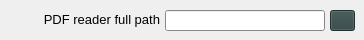
    <widget class="QWidget" name="tab">
     <attribute name="title">
      <string>APPLICATION PARAMETERS</string>
     </attribute>
     <widget class="QPushButton" name="pushButton_choose_repertoire_systeme_latex">
      <property name="geometry">
       <rect>
        <x>330</x>
        <y>10</y>
        <width>25</width>
        <height>21</height>
       </rect>
      </property>
      <property name="palette">
       <palette>
        <active>
         <colorrole role="WindowText">
          <brush brushstyle="SolidPattern">
           <color alpha="255">
            <red>255</red>
            <green>255</green>
            <blue>255</blue>
           </color>
          </brush>
         </colorrole>
         <colorrole role="Button">
          <brush brushstyle="SolidPattern">
           <color alpha="255">
            <red>47</red>
            <green>67</green>
            <blue>67</blue>
           </color>
          </brush>
         </colorrole>
         <colorrole role="Light">
          <brush brushstyle="SolidPattern">
           <color alpha="255">
            <red>70</red>
            <green>100</green>
            <blue>100</blue>
           </color>
          </brush>
         </colorrole>
         <colorrole role="Midlight">
          <brush brushstyle="SolidPattern">
           <color alpha="255">
            <red>58</red>
            <green>83</green>
            <blue>83</blue>
           </color>
          </brush>
         </colorrole>
         <colorrole role="Dark">
          <brush brushstyle="SolidPattern">
           <color alpha="255">
            <red>23</red>
            <green>33</green>
            <blue>33</blue>
           </color>
          </brush>
         </colorrole>
         <colorrole role="Mid">
          <brush brushstyle="SolidPattern">
           <color alpha="255">
            <red>31</red>
            <green>44</green>
            <blue>44</blue>
           </color>
          </brush>
         </colorrole>
         <colorrole role="Text">
          <brush brushstyle="SolidPattern">
           <color alpha="255">
            <red>255</red>
            <green>255</green>
            <blue>255</blue>
           </color>
          </brush>
         </colorrole>
         <colorrole role="BrightText">
          <brush brushstyle="SolidPattern">
           <color alpha="255">
            <red>255</red>
            <green>255</green>
            <blue>255</blue>
           </color>
          </brush>
         </colorrole>
         <colorrole role="ButtonText">
          <brush brushstyle="SolidPattern">
           <color alpha="255">
            <red>255</red>
            <green>255</green>
            <blue>255</blue>
           </color>
          </brush>
         </colorrole>
         <colorrole role="Base">
          <brush brushstyle="SolidPattern">
           <color alpha="255">
            <red>0</red>
            <green>0</green>
            <blue>0</blue>
           </color>
          </brush>
         </colorrole>
         <colorrole role="Window">
          <brush brushstyle="SolidPattern">
           <color alpha="255">
            <red>47</red>
            <green>67</green>
            <blue>67</blue>
           </color>
          </brush>
         </colorrole>
         <colorrole role="Shadow">
          <brush brushstyle="SolidPattern">
           <color alpha="255">
            <red>0</red>
            <green>0</green>
            <blue>0</blue>
           </color>
          </brush>
         </colorrole>
         <colorrole role="AlternateBase">
          <brush brushstyle="SolidPattern">
           <color alpha="255">
            <red>23</red>
            <green>33</green>
            <blue>33</blue>
           </color>
          </brush>
         </colorrole>
         <colorrole role="ToolTipBase">
          <brush brushstyle="SolidPattern">
           <color alpha="255">
            <red>255</red>
            <green>255</green>
            <blue>220</blue>
           </color>
          </brush>
         </colorrole>
         <colorrole role="ToolTipText">
          <brush brushstyle="SolidPattern">
           <color alpha="255">
            <red>0</red>
            <green>0</green>
            <blue>0</blue>
           </color>
          </brush>
         </colorrole>
         <colorrole role="PlaceholderText">
          <brush brushstyle="NoBrush">
           <color alpha="128">
            <red>255</red>
            <green>255</green>
            <blue>255</blue>
           </color>
          </brush>
         </colorrole>
        </active>
        <inactive>
         <colorrole role="WindowText">
          <brush brushstyle="SolidPattern">
           <color alpha="255">
            <red>255</red>
            <green>255</green>
            <blue>255</blue>
           </color>
          </brush>
         </colorrole>
         <colorrole role="Button">
          <brush brushstyle="SolidPattern">
           <color alpha="255">
            <red>47</red>
            <green>67</green>
            <blue>67</blue>
           </color>
          </brush>
         </colorrole>
         <colorrole role="Light">
          <brush brushstyle="SolidPattern">
           <color alpha="255">
            <red>70</red>
            <green>100</green>
            <blue>100</blue>
           </color>
          </brush>
         </colorrole>
         <colorrole role="Midlight">
          <brush brushstyle="SolidPattern">
           <color alpha="255">
            <red>58</red>
            <green>83</green>
            <blue>83</blue>
           </color>
          </brush>
         </colorrole>
         <colorrole role="Dark">
          <brush brushstyle="SolidPattern">
           <color alpha="255">
            <red>23</red>
            <green>33</green>
            <blue>33</blue>
           </color>
          </brush>
         </colorrole>
         <colorrole role="Mid">
          <brush brushstyle="SolidPattern">
           <color alpha="255">
            <red>31</red>
            <green>44</green>
            <blue>44</blue>
           </color>
          </brush>
         </colorrole>
         <colorrole role="Text">
          <brush brushstyle="SolidPattern">
           <color alpha="255">
            <red>255</red>
            <green>255</green>
            <blue>255</blue>
           </color>
          </brush>
         </colorrole>
         <colorrole role="BrightText">
          <brush brushstyle="SolidPattern">
           <color alpha="255">
            <red>255</red>
            <green>255</green>
            <blue>255</blue>
           </color>
          </brush>
         </colorrole>
         <colorrole role="ButtonText">
          <brush brushstyle="SolidPattern">
           <color alpha="255">
            <red>255</red>
            <green>255</green>
            <blue>255</blue>
           </color>
          </brush>
         </colorrole>
         <colorrole role="Base">
          <brush brushstyle="SolidPattern">
           <color alpha="255">
            <red>0</red>
            <green>0</green>
            <blue>0</blue>
           </color>
          </brush>
         </colorrole>
         <colorrole role="Window">
          <brush brushstyle="SolidPattern">
           <color alpha="255">
            <red>47</red>
            <green>67</green>
            <blue>67</blue>
           </color>
          </brush>
         </colorrole>
         <colorrole role="Shadow">
          <brush brushstyle="SolidPattern">
           <color alpha="255">
            <red>0</red>
            <green>0</green>
            <blue>0</blue>
           </color>
          </brush>
         </colorrole>
         <colorrole role="AlternateBase">
          <brush brushstyle="SolidPattern">
           <color alpha="255">
            <red>23</red>
            <green>33</green>
            <blue>33</blue>
           </color>
          </brush>
         </colorrole>
         <colorrole role="ToolTipBase">
          <brush brushstyle="SolidPattern">
           <color alpha="255">
            <red>255</red>
            <green>255</green>
            <blue>220</blue>
           </color>
          </brush>
         </colorrole>
         <colorrole role="ToolTipText">
          <brush brushstyle="SolidPattern">
           <color alpha="255">
            <red>0</red>
            <green>0</green>
            <blue>0</blue>
           </color>
          </brush>
         </colorrole>
         <colorrole role="PlaceholderText">
          <brush brushstyle="NoBrush">
           <color alpha="128">
            <red>255</red>
            <green>255</green>
            <blue>255</blue>
           </color>
          </brush>
         </colorrole>
        </inactive>
        <disabled>
         <colorrole role="WindowText">
          <brush brushstyle="SolidPattern">
           <color alpha="255">
            <red>23</red>
            <green>33</green>
            <blue>33</blue>
           </color>
          </brush>
         </colorrole>
         <colorrole role="Button">
          <brush brushstyle="SolidPattern">
           <color alpha="255">
            <red>47</red>
            <green>67</green>
            <blue>67</blue>
           </color>
          </brush>
         </colorrole>
         <colorrole role="Light">
          <brush brushstyle="SolidPattern">
           <color alpha="255">
            <red>70</red>
            <green>100</green>
            <blue>100</blue>
           </color>
          </brush>
         </colorrole>
         <colorrole role="Midlight">
          <brush brushstyle="SolidPattern">
           <color alpha="255">
            <red>58</red>
            <green>83</green>
            <blue>83</blue>
           </color>
          </brush>
         </colorrole>
         <colorrole role="Dark">
          <brush brushstyle="SolidPattern">
           <color alpha="255">
            <red>23</red>
            <green>33</green>
            <blue>33</blue>
           </color>
          </brush>
         </colorrole>
         <colorrole role="Mid">
          <brush brushstyle="SolidPattern">
           <color alpha="255">
            <red>31</red>
            <green>44</green>
            <blue>44</blue>
           </color>
          </brush>
         </colorrole>
         <colorrole role="Text">
          <brush brushstyle="SolidPattern">
           <color alpha="255">
            <red>23</red>
            <green>33</green>
            <blue>33</blue>
           </color>
          </brush>
         </colorrole>
         <colorrole role="BrightText">
          <brush brushstyle="SolidPattern">
           <color alpha="255">
            <red>255</red>
            <green>255</green>
            <blue>255</blue>
           </color>
          </brush>
         </colorrole>
         <colorrole role="ButtonText">
          <brush brushstyle="SolidPattern">
           <color alpha="255">
            <red>23</red>
            <green>33</green>
            <blue>33</blue>
           </color>
          </brush>
         </colorrole>
         <colorrole role="Base">
          <brush brushstyle="SolidPattern">
           <color alpha="255">
            <red>47</red>
            <green>67</green>
            <blue>67</blue>
           </color>
          </brush>
         </colorrole>
         <colorrole role="Window">
          <brush brushstyle="SolidPattern">
           <color alpha="255">
            <red>47</red>
            <green>67</green>
            <blue>67</blue>
           </color>
          </brush>
         </colorrole>
         <colorrole role="Shadow">
          <brush brushstyle="SolidPattern">
           <color alpha="255">
            <red>0</red>
            <green>0</green>
            <blue>0</blue>
           </color>
          </brush>
         </colorrole>
         <colorrole role="AlternateBase">
          <brush brushstyle="SolidPattern">
           <color alpha="255">
            <red>47</red>
            <green>67</green>
            <blue>67</blue>
           </color>
          </brush>
         </colorrole>
         <colorrole role="ToolTipBase">
          <brush brushstyle="SolidPattern">
           <color alpha="255">
            <red>255</red>
            <green>255</green>
            <blue>220</blue>
           </color>
          </brush>
         </colorrole>
         <colorrole role="ToolTipText">
          <brush brushstyle="SolidPattern">
           <color alpha="255">
            <red>0</red>
            <green>0</green>
            <blue>0</blue>
           </color>
          </brush>
         </colorrole>
         <colorrole role="PlaceholderText">
          <brush brushstyle="NoBrush">
           <color alpha="128">
            <red>255</red>
            <green>255</green>
            <blue>255</blue>
           </color>
          </brush>
         </colorrole>
        </disabled>
       </palette>
      </property>
      <property name="toolTip">
       <string>Supprimer un article</string>
      </property>
      <property name="text">
       <string/>
      </property>
      <property name="icon">
       <iconset resource="../yr-db-runtime-verif.qrc">
        <normaloff>:/yr-db-runtime-verif-images/folder-sort.svg.png</normaloff>:/yr-db-runtime-verif-images/folder-sort.svg.png</iconset>
      </property>
     </widget>
     <widget class="QLabel" name="label">
      <property name="geometry">
       <rect>
        <x>0</x>
        <y>9</y>
        <width>160</width>
        <height>21</height>
       </rect>
      </property>
      <property name="font">
       <font>
        <pointsize>10</pointsize>
        <weight>50</weight>
        <bold>false</bold>
       </font>
      </property>
      <property name="toolTip">
       <string/>
      </property>
      <property name="text">
       <string>PDF reader full path</string>
      </property>
      <property name="alignment">
       <set>Qt::AlignRight|Qt::AlignTrailing|Qt::AlignVCenter</set>
      </property>
     </widget>
     <widget class="QLineEdit" name="lineEdit_pdf_reader_full_path">
      <property name="geometry">
       <rect>
        <x>165</x>
        <y>10</y>
        <width>160</width>
        <height>21</height>
       </rect>
      </property>
      <property name="palette">
       <palette>
        <active>
         <colorrole role="WindowText">
          <brush brushstyle="SolidPattern">
           <color alpha="255">
            <red>0</red>
            <green>0</green>
            <blue>0</blue>
           </color>
          </brush>
         </colorrole>
         <colorrole role="Button">
          <brush brushstyle="SolidPattern">
           <color alpha="255">
            <red>189</red>
            <green>189</green>
            <blue>189</blue>
           </color>
          </brush>
         </colorrole>
         <colorrole role="Light">
          <brush brushstyle="SolidPattern">
           <color alpha="255">
            <red>255</red>
            <green>255</green>
            <blue>255</blue>
           </color>
          </brush>
         </colorrole>
         <colorrole role="Midlight">
          <brush brushstyle="SolidPattern">
           <color alpha="255">
            <red>222</red>
            <green>222</green>
            <blue>222</blue>
           </color>
          </brush>
         </colorrole>
         <colorrole role="Dark">
          <brush brushstyle="SolidPattern">
           <color alpha="255">
            <red>94</red>
            <green>94</green>
            <blue>94</blue>
           </color>
          </brush>
         </colorrole>
         <colorrole role="Mid">
          <brush brushstyle="SolidPattern">
           <color alpha="255">
            <red>126</red>
            <green>126</green>
            <blue>126</blue>
           </color>
          </brush>
         </colorrole>
         <colorrole role="Text">
          <brush brushstyle="SolidPattern">
           <color alpha="255">
            <red>0</red>
            <green>0</green>
            <blue>0</blue>
           </color>
          </brush>
         </colorrole>
         <colorrole role="BrightText">
          <brush brushstyle="SolidPattern">
           <color alpha="255">
            <red>255</red>
            <green>255</green>
            <blue>255</blue>
           </color>
          </brush>
         </colorrole>
         <colorrole role="ButtonText">
          <brush brushstyle="SolidPattern">
           <color alpha="255">
            <red>0</red>
            <green>0</green>
            <blue>0</blue>
           </color>
          </brush>
         </colorrole>
         <colorrole role="Base">
          <brush brushstyle="SolidPattern">
           <color alpha="255">
            <red>255</red>
            <green>255</green>
            <blue>255</blue>
           </color>
          </brush>
         </colorrole>
         <colorrole role="Window">
          <brush brushstyle="SolidPattern">
           <color alpha="255">
            <red>189</red>
            <green>189</green>
            <blue>189</blue>
           </color>
          </brush>
         </colorrole>
         <colorrole role="Shadow">
          <brush brushstyle="SolidPattern">
           <color alpha="255">
            <red>0</red>
            <green>0</green>
            <blue>0</blue>
           </color>
          </brush>
         </colorrole>
         <colorrole role="Highlight">
          <brush brushstyle="SolidPattern">
           <color alpha="255">
            <red>0</red>
            <green>0</green>
            <blue>0</blue>
           </color>
          </brush>
         </colorrole>
         <colorrole role="HighlightedText">
          <brush brushstyle="SolidPattern">
           <color alpha="255">
            <red>2</red>
            <green>160</green>
            <blue>70</blue>
           </color>
          </brush>
         </colorrole>
         <colorrole role="AlternateBase">
          <brush brushstyle="SolidPattern">
           <color alpha="255">
            <red>222</red>
            <green>222</green>
            <blue>222</blue>
           </color>
          </brush>
         </colorrole>
         <colorrole role="ToolTipBase">
          <brush brushstyle="SolidPattern">
           <color alpha="255">
            <red>255</red>
            <green>255</green>
            <blue>220</blue>
           </color>
          </brush>
         </colorrole>
         <colorrole role="ToolTipText">
          <brush brushstyle="SolidPattern">
           <color alpha="255">
            <red>0</red>
            <green>0</green>
            <blue>0</blue>
           </color>
          </brush>
         </colorrole>
         <colorrole role="PlaceholderText">
          <brush brushstyle="NoBrush">
           <color alpha="128">
            <red>0</red>
            <green>0</green>
            <blue>0</blue>
           </color>
          </brush>
         </colorrole>
        </active>
        <inactive>
         <colorrole role="WindowText">
          <brush brushstyle="SolidPattern">
           <color alpha="255">
            <red>0</red>
            <green>0</green>
            <blue>0</blue>
           </color>
          </brush>
         </colorrole>
         <colorrole role="Button">
          <brush brushstyle="SolidPattern">
           <color alpha="255">
            <red>189</red>
            <green>189</green>
            <blue>189</blue>
           </color>
          </brush>
         </colorrole>
         <colorrole role="Light">
          <brush brushstyle="SolidPattern">
           <color alpha="255">
            <red>255</red>
            <green>255</green>
            <blue>255</blue>
           </color>
          </brush>
         </colorrole>
         <colorrole role="Midlight">
          <brush brushstyle="SolidPattern">
           <color alpha="255">
            <red>222</red>
            <green>222</green>
            <blue>222</blue>
           </color>
          </brush>
         </colorrole>
         <colorrole role="Dark">
          <brush brushstyle="SolidPattern">
           <color alpha="255">
            <red>94</red>
            <green>94</green>
            <blue>94</blue>
           </color>
          </brush>
         </colorrole>
         <colorrole role="Mid">
          <brush brushstyle="SolidPattern">
           <color alpha="255">
            <red>126</red>
            <green>126</green>
            <blue>126</blue>
           </color>
          </brush>
         </colorrole>
         <colorrole role="Text">
          <brush brushstyle="SolidPattern">
           <color alpha="255">
            <red>0</red>
            <green>0</green>
            <blue>0</blue>
           </color>
          </brush>
         </colorrole>
         <colorrole role="BrightText">
          <brush brushstyle="SolidPattern">
           <color alpha="255">
            <red>255</red>
            <green>255</green>
            <blue>255</blue>
           </color>
          </brush>
         </colorrole>
         <colorrole role="ButtonText">
          <brush brushstyle="SolidPattern">
           <color alpha="255">
            <red>0</red>
            <green>0</green>
            <blue>0</blue>
           </color>
          </brush>
         </colorrole>
         <colorrole role="Base">
          <brush brushstyle="SolidPattern">
           <color alpha="255">
            <red>255</red>
            <green>255</green>
            <blue>255</blue>
           </color>
          </brush>
         </colorrole>
         <colorrole role="Window">
          <brush brushstyle="SolidPattern">
           <color alpha="255">
            <red>189</red>
            <green>189</green>
            <blue>189</blue>
           </color>
          </brush>
         </colorrole>
         <colorrole role="Shadow">
          <brush brushstyle="SolidPattern">
           <color alpha="255">
            <red>0</red>
            <green>0</green>
            <blue>0</blue>
           </color>
          </brush>
         </colorrole>
         <colorrole role="Highlight">
          <brush brushstyle="SolidPattern">
           <color alpha="255">
            <red>0</red>
            <green>0</green>
            <blue>0</blue>
           </color>
          </brush>
         </colorrole>
         <colorrole role="HighlightedText">
          <brush brushstyle="SolidPattern">
           <color alpha="255">
            <red>2</red>
            <green>160</green>
            <blue>70</blue>
           </color>
          </brush>
         </colorrole>
         <colorrole role="AlternateBase">
          <brush brushstyle="SolidPattern">
           <color alpha="255">
            <red>222</red>
            <green>222</green>
            <blue>222</blue>
           </color>
          </brush>
         </colorrole>
         <colorrole role="ToolTipBase">
          <brush brushstyle="SolidPattern">
           <color alpha="255">
            <red>255</red>
            <green>255</green>
            <blue>220</blue>
           </color>
          </brush>
         </colorrole>
         <colorrole role="ToolTipText">
          <brush brushstyle="SolidPattern">
           <color alpha="255">
            <red>0</red>
            <green>0</green>
            <blue>0</blue>
           </color>
          </brush>
         </colorrole>
         <colorrole role="PlaceholderText">
          <brush brushstyle="NoBrush">
           <color alpha="128">
            <red>0</red>
            <green>0</green>
            <blue>0</blue>
           </color>
          </brush>
         </colorrole>
        </inactive>
        <disabled>
         <colorrole role="WindowText">
          <brush brushstyle="SolidPattern">
           <color alpha="255">
            <red>94</red>
            <green>94</green>
            <blue>94</blue>
           </color>
          </brush>
         </colorrole>
         <colorrole role="Button">
          <brush brushstyle="SolidPattern">
           <color alpha="255">
            <red>189</red>
            <green>189</green>
            <blue>189</blue>
           </color>
          </brush>
         </colorrole>
         <colorrole role="Light">
          <brush brushstyle="SolidPattern">
           <color alpha="255">
            <red>255</red>
            <green>255</green>
            <blue>255</blue>
           </color>
          </brush>
         </colorrole>
         <colorrole role="Midlight">
          <brush brushstyle="SolidPattern">
           <color alpha="255">
            <red>222</red>
            <green>222</green>
            <blue>222</blue>
           </color>
          </brush>
         </colorrole>
         <colorrole role="Dark">
          <brush brushstyle="SolidPattern">
           <color alpha="255">
            <red>94</red>
            <green>94</green>
            <blue>94</blue>
           </color>
          </brush>
         </colorrole>
         <colorrole role="Mid">
          <brush brushstyle="SolidPattern">
           <color alpha="255">
            <red>126</red>
            <green>126</green>
            <blue>126</blue>
           </color>
          </brush>
         </colorrole>
         <colorrole role="Text">
          <brush brushstyle="SolidPattern">
           <color alpha="255">
            <red>94</red>
            <green>94</green>
            <blue>94</blue>
           </color>
          </brush>
         </colorrole>
         <colorrole role="BrightText">
          <brush brushstyle="SolidPattern">
           <color alpha="255">
            <red>255</red>
            <green>255</green>
            <blue>255</blue>
           </color>
          </brush>
         </colorrole>
         <colorrole role="ButtonText">
          <brush brushstyle="SolidPattern">
           <color alpha="255">
            <red>94</red>
            <green>94</green>
            <blue>94</blue>
           </color>
          </brush>
         </colorrole>
         <colorrole role="Base">
          <brush brushstyle="SolidPattern">
           <color alpha="255">
            <red>189</red>
            <green>189</green>
            <blue>189</blue>
           </color>
          </brush>
         </colorrole>
         <colorrole role="Window">
          <brush brushstyle="SolidPattern">
           <color alpha="255">
            <red>189</red>
            <green>189</green>
            <blue>189</blue>
           </color>
          </brush>
         </colorrole>
         <colorrole role="Shadow">
          <brush brushstyle="SolidPattern">
           <color alpha="255">
            <red>0</red>
            <green>0</green>
            <blue>0</blue>
           </color>
          </brush>
         </colorrole>
         <colorrole role="Highlight">
          <brush brushstyle="SolidPattern">
           <color alpha="255">
            <red>145</red>
            <green>145</green>
            <blue>145</blue>
           </color>
          </brush>
         </colorrole>
         <colorrole role="HighlightedText">
          <brush brushstyle="SolidPattern">
           <color alpha="255">
            <red>2</red>
            <green>160</green>
            <blue>70</blue>
           </color>
          </brush>
         </colorrole>
         <colorrole role="AlternateBase">
          <brush brushstyle="SolidPattern">
           <color alpha="255">
            <red>189</red>
            <green>189</green>
            <blue>189</blue>
           </color>
          </brush>
         </colorrole>
         <colorrole role="ToolTipBase">
          <brush brushstyle="SolidPattern">
           <color alpha="255">
            <red>255</red>
            <green>255</green>
            <blue>220</blue>
           </color>
          </brush>
         </colorrole>
         <colorrole role="ToolTipText">
          <brush brushstyle="SolidPattern">
           <color alpha="255">
            <red>0</red>
            <green>0</green>
            <blue>0</blue>
           </color>
          </brush>
         </colorrole>
         <colorrole role="PlaceholderText">
          <brush brushstyle="NoBrush">
           <color alpha="128">
            <red>0</red>
            <green>0</green>
            <blue>0</blue>
           </color>
          </brush>
         </colorrole>
        </disabled>
       </palette>
      </property>
      <property name="font">
       <font>
        <pointsize>10</pointsize>
        <weight>50</weight>
        <bold>false</bold>
       </font>
      </property>
     </widget>
    </widget>
